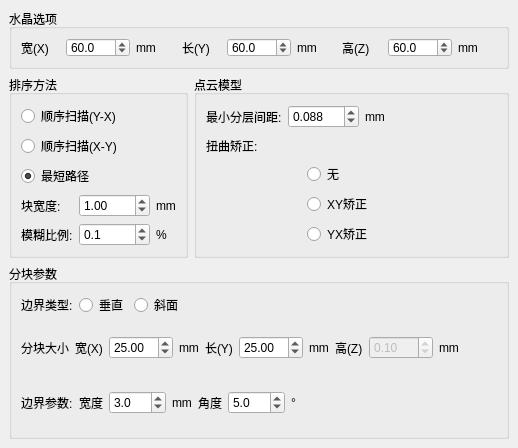
   <widget class="QWidget" name="w_para_sort">
    <property name="geometry">
     <rect>
      <x>0</x>
      <y>0</y>
      <width>518</width>
      <height>448</height>
     </rect>
    </property>
    <layout class="QVBoxLayout" name="verticalLayout_2">
     <property name="spacing">
      <number>6</number>
     </property>
     <property name="leftMargin">
      <number>9</number>
     </property>
     <property name="topMargin">
      <number>9</number>
     </property>
     <property name="rightMargin">
      <number>9</number>
     </property>
     <property name="bottomMargin">
      <number>9</number>
     </property>
     <item>
      <widget class="QGroupBox" name="gb_para_crystal">
       <property name="maximumSize">
        <size>
         <width>16777215</width>
         <height>60</height>
        </size>
       </property>
       <property name="styleSheet">
        <string notr="true"/>
       </property>
       <property name="title">
        <string>水晶选项</string>
       </property>
       <layout class="QHBoxLayout" name="horizontalLayout_26">
        <item>
         <widget class="QLabel" name="lb_para_c_w">
          <property name="text">
           <string>宽(X)</string>
          </property>
         </widget>
        </item>
        <item>
         <widget class="QDoubleSpinBox" name="dsb_crystalSizeX">
          <property name="enabled">
           <bool>true</bool>
          </property>
          <property name="decimals">
           <number>1</number>
          </property>
          <property name="maximum">
           <double>9999.000000000000000</double>
          </property>
          <property name="value">
           <double>60.000000000000000</double>
          </property>
         </widget>
        </item>
        <item>
         <widget class="QLabel" name="lb_para_c_w2">
          <property name="text">
           <string>mm</string>
          </property>
         </widget>
        </item>
        <item>
         <widget class="QLabel" name="lb_para_c_l">
          <property name="text">
           <string>长(Y)</string>
          </property>
         </widget>
        </item>
        <item>
         <widget class="QDoubleSpinBox" name="dsb_crystalSizeY">
          <property name="enabled">
           <bool>true</bool>
          </property>
          <property name="decimals">
           <number>1</number>
          </property>
          <property name="maximum">
           <double>9999.000000000000000</double>
          </property>
          <property name="value">
           <double>60.000000000000000</double>
          </property>
         </widget>
        </item>
        <item>
         <widget class="QLabel" name="lb_para_c_l2">
          <property name="text">
           <string>mm</string>
          </property>
         </widget>
        </item>
        <item>
         <widget class="QLabel" name="lb_para_c_h">
          <property name="text">
           <string>高(Z)</string>
          </property>
         </widget>
        </item>
        <item>
         <widget class="QDoubleSpinBox" name="dsb_crystalSizeZ">
          <property name="enabled">
           <bool>true</bool>
          </property>
          <property name="decimals">
           <number>1</number>
          </property>
          <property name="maximum">
           <double>9999.000000000000000</double>
          </property>
          <property name="value">
           <double>60.000000000000000</double>
          </property>
         </widget>
        </item>
        <item>
         <widget class="QLabel" name="lb_para_c_h2">
          <property name="text">
           <string>mm</string>
          </property>
         </widget>
        </item>
       </layout>
      </widget>
     </item>
     <item>
      <layout class="QHBoxLayout" name="ly_para_s_m">
       <item>
        <widget class="QGroupBox" name="gb_para_s">
         <property name="title">
          <string>排序方法</string>
         </property>
         <layout class="QVBoxLayout" name="verticalLayout_25">
          <item>
           <layout class="QVBoxLayout" name="ly_para_s">
            <item>
             <widget class="QRadioButton" name="rb_squenceY2X">
              <property name="text">
               <string>顺序扫描(Y-X)</string>
              </property>
             </widget>
            </item>
            <item>
             <widget class="QRadioButton" name="rb_squenceX2Y">
              <property name="text">
               <string>顺序扫描(X-Y)</string>
              </property>
             </widget>
            </item>
            <item>
             <widget class="QRadioButton" name="rb_ShortestPath">
              <property name="text">
               <string>最短路径</string>
              </property>
              <property name="checked">
               <bool>true</bool>
              </property>
             </widget>
            </item>
           </layout>
          </item>
          <item>
           <layout class="QGridLayout" name="ly_para_s_2">
            <item row="0" column="0">
             <widget class="QLabel" name="lb_para_w">
              <property name="text">
               <string>块宽度:</string>
              </property>
             </widget>
            </item>
            <item row="0" column="2">
             <widget class="QLabel" name="lb_para_w2">
              <property name="text">
               <string>mm</string>
              </property>
             </widget>
            </item>
            <item row="1" column="0">
             <widget class="QLabel" name="lb_para_r">
              <property name="text">
               <string>模糊比例:</string>
              </property>
             </widget>
            </item>
            <item row="1" column="2">
             <widget class="QLabel" name="lb_para_r2">
              <property name="text">
               <string>%</string>
              </property>
             </widget>
            </item>
            <item row="0" column="1">
             <widget class="QDoubleSpinBox" name="dsb_blockWidth">
              <property name="enabled">
               <bool>true</bool>
              </property>
              <property name="decimals">
               <number>2</number>
              </property>
              <property name="maximum">
               <double>9999.000000000000000</double>
              </property>
              <property name="value">
               <double>1.000000000000000</double>
              </property>
             </widget>
            </item>
            <item row="1" column="1">
             <widget class="QDoubleSpinBox" name="dsb_boundaryDisable">
              <property name="enabled">
               <bool>true</bool>
              </property>
              <property name="decimals">
               <number>1</number>
              </property>
              <property name="maximum">
               <double>100.000000000000000</double>
              </property>
              <property name="value">
               <double>0.100000000000000</double>
              </property>
             </widget>
            </item>
           </layout>
          </item>
         </layout>
        </widget>
       </item>
       <item>
        <widget class="QGroupBox" name="gb_para_m">
         <property name="title">
          <string>点云模型</string>
         </property>
         <layout class="QVBoxLayout" name="verticalLayout_26">
          <item>
           <layout class="QHBoxLayout" name="ly_min_layer">
            <item>
             <widget class="QLabel" name="lb_min_layer">
              <property name="text">
               <string>最小分层间距:</string>
              </property>
             </widget>
            </item>
            <item>
             <widget class="QDoubleSpinBox" name="dsb_minLayerDis">
              <property name="enabled">
               <bool>true</bool>
              </property>
              <property name="decimals">
               <number>3</number>
              </property>
              <property name="maximum">
               <double>999.000000000000000</double>
              </property>
              <property name="singleStep">
               <double>0.100000000000000</double>
              </property>
              <property name="value">
               <double>0.088000000000000</double>
              </property>
             </widget>
            </item>
            <item>
             <widget class="QLabel" name="lb_min_layer2">
              <property name="text">
               <string>mm</string>
              </property>
             </widget>
            </item>
            <item>
             <spacer name="sp_m_1">
              <property name="orientation">
               <enum>Qt::Horizontal</enum>
              </property>
              <property name="sizeHint" stdset="0">
               <size>
                <width>40</width>
                <height>20</height>
               </size>
              </property>
             </spacer>
            </item>
           </layout>
          </item>
          <item>
           <layout class="QGridLayout" name="ly_para_m_correct">
            <item row="4" column="0">
             <spacer name="sp_m_correct1">
              <property name="orientation">
               <enum>Qt::Horizontal</enum>
              </property>
              <property name="sizeHint" stdset="0">
               <size>
                <width>40</width>
                <height>20</height>
               </size>
              </property>
             </spacer>
            </item>
            <item row="4" column="1">
             <widget class="QRadioButton" name="rb_YXCorrect">
              <property name="text">
               <string>YX矫正</string>
              </property>
             </widget>
            </item>
            <item row="3" column="1">
             <widget class="QRadioButton" name="rb_XYCorrect">
              <property name="text">
               <string>XY矫正</string>
              </property>
             </widget>
            </item>
            <item row="2" column="1">
             <widget class="QRadioButton" name="rb_noneCorrect">
              <property name="text">
               <string>无</string>
              </property>
             </widget>
            </item>
            <item row="2" column="0">
             <spacer name="sp_m_correct2">
              <property name="orientation">
               <enum>Qt::Horizontal</enum>
              </property>
              <property name="sizeHint" stdset="0">
               <size>
                <width>40</width>
                <height>20</height>
               </size>
              </property>
             </spacer>
            </item>
            <item row="3" column="0">
             <spacer name="sp_m_correct3">
              <property name="orientation">
               <enum>Qt::Horizontal</enum>
              </property>
              <property name="sizeHint" stdset="0">
               <size>
                <width>40</width>
                <height>20</height>
               </size>
              </property>
             </spacer>
            </item>
            <item row="1" column="0">
             <widget class="QLabel" name="lb_m_correct">
              <property name="text">
               <string>扭曲矫正:</string>
              </property>
             </widget>
            </item>
            <item row="1" column="1">
             <spacer name="sp_m_correct4">
              <property name="orientation">
               <enum>Qt::Horizontal</enum>
              </property>
              <property name="sizeHint" stdset="0">
               <size>
                <width>40</width>
                <height>20</height>
               </size>
              </property>
             </spacer>
            </item>
            <item row="1" column="2">
             <spacer name="sp_m_correct5">
              <property name="orientation">
               <enum>Qt::Horizontal</enum>
              </property>
              <property name="sizeHint" stdset="0">
               <size>
                <width>40</width>
                <height>20</height>
               </size>
              </property>
             </spacer>
            </item>
            <item row="2" column="2">
             <spacer name="sp_m_correct6">
              <property name="orientation">
               <enum>Qt::Horizontal</enum>
              </property>
              <property name="sizeHint" stdset="0">
               <size>
                <width>40</width>
                <height>20</height>
               </size>
              </property>
             </spacer>
            </item>
            <item row="4" column="2">
             <spacer name="sp_m_correct7">
              <property name="orientation">
               <enum>Qt::Horizontal</enum>
              </property>
              <property name="sizeHint" stdset="0">
               <size>
                <width>40</width>
                <height>20</height>
               </size>
              </property>
             </spacer>
            </item>
            <item row="3" column="2">
             <spacer name="sp_m_correct8">
              <property name="orientation">
               <enum>Qt::Horizontal</enum>
              </property>
              <property name="sizeHint" stdset="0">
               <size>
                <width>40</width>
                <height>20</height>
               </size>
              </property>
             </spacer>
            </item>
           </layout>
          </item>
         </layout>
        </widget>
       </item>
      </layout>
     </item>
     <item>
      <widget class="QGroupBox" name="gb_para_split">
       <property name="title">
        <string>分块参数</string>
       </property>
       <layout class="QVBoxLayout" name="verticalLayout_4">
        <item>
         <layout class="QHBoxLayout" name="ly_split_border">
          <item>
           <widget class="QLabel" name="lb_split_border">
            <property name="text">
             <string>边界类型:</string>
            </property>
           </widget>
          </item>
          <item>
           <widget class="QRadioButton" name="rb_verticalBorder">
            <property name="text">
             <string>垂直</string>
            </property>
           </widget>
          </item>
          <item>
           <widget class="QRadioButton" name="rb_inclinedBorder">
            <property name="text">
             <string>斜面</string>
            </property>
           </widget>
          </item>
          <item>
           <spacer name="sp_split_1">
            <property name="orientation">
             <enum>Qt::Horizontal</enum>
            </property>
            <property name="sizeHint" stdset="0">
             <size>
              <width>40</width>
              <height>20</height>
             </size>
            </property>
           </spacer>
          </item>
         </layout>
        </item>
        <item>
         <layout class="QHBoxLayout" name="ly_split_size">
          <item>
           <widget class="QLabel" name="lb_split_size">
            <property name="text">
             <string>分块大小</string>
            </property>
           </widget>
          </item>
          <item>
           <widget class="QLabel" name="lb_split_size_X">
            <property name="text">
             <string>宽(X)</string>
            </property>
           </widget>
          </item>
          <item>
           <widget class="QDoubleSpinBox" name="dsb_blockSizeX">
            <property name="enabled">
             <bool>true</bool>
            </property>
            <property name="decimals">
             <number>2</number>
            </property>
            <property name="maximum">
             <double>999.000000000000000</double>
            </property>
            <property name="value">
             <double>25.000000000000000</double>
            </property>
           </widget>
          </item>
          <item>
           <widget class="QLabel" name="lb_split_size_X2">
            <property name="text">
             <string>mm</string>
            </property>
           </widget>
          </item>
          <item>
           <widget class="QLabel" name="lb_split_size_Y">
            <property name="text">
             <string>长(Y)</string>
            </property>
           </widget>
          </item>
          <item>
           <widget class="QDoubleSpinBox" name="dsb_blockSizeY">
            <property name="enabled">
             <bool>true</bool>
            </property>
            <property name="decimals">
             <number>2</number>
            </property>
            <property name="maximum">
             <double>999.000000000000000</double>
            </property>
            <property name="value">
             <double>25.000000000000000</double>
            </property>
           </widget>
          </item>
          <item>
           <widget class="QLabel" name="lb_split_size_Y2">
            <property name="text">
             <string>mm</string>
            </property>
           </widget>
          </item>
          <item>
           <widget class="QLabel" name="lb_split_size_Z">
            <property name="text">
             <string>高(Z)</string>
            </property>
           </widget>
          </item>
          <item>
           <widget class="QDoubleSpinBox" name="dsb_blockSizeZ">
            <property name="enabled">
             <bool>false</bool>
            </property>
            <property name="decimals">
             <number>2</number>
            </property>
            <property name="maximum">
             <double>999.000000000000000</double>
            </property>
            <property name="value">
             <double>0.100000000000000</double>
            </property>
           </widget>
          </item>
          <item>
           <widget class="QLabel" name="lb_split_size_Z2">
            <property name="text">
             <string>mm</string>
            </property>
           </widget>
          </item>
          <item>
           <spacer name="sp_split_2">
            <property name="orientation">
             <enum>Qt::Horizontal</enum>
            </property>
            <property name="sizeHint" stdset="0">
             <size>
              <width>40</width>
              <height>20</height>
             </size>
            </property>
           </spacer>
          </item>
         </layout>
        </item>
        <item>
         <layout class="QHBoxLayout" name="ly_split_border_para">
          <item>
           <widget class="QLabel" name="lb_split_border_para">
            <property name="text">
             <string>边界参数:</string>
            </property>
           </widget>
          </item>
          <item>
           <widget class="QLabel" name="lb_border_w">
            <property name="text">
             <string>宽度</string>
            </property>
           </widget>
          </item>
          <item>
           <widget class="QDoubleSpinBox" name="dsb_borderWidth">
            <property name="enabled">
             <bool>true</bool>
            </property>
            <property name="decimals">
             <number>1</number>
            </property>
            <property name="maximum">
             <double>999.000000000000000</double>
            </property>
            <property name="value">
             <double>3.000000000000000</double>
            </property>
           </widget>
          </item>
          <item>
           <widget class="QLabel" name="lb_border_w2">
            <property name="text">
             <string>mm</string>
            </property>
           </widget>
          </item>
          <item>
           <widget class="QLabel" name="lb_border_a">
            <property name="text">
             <string>角度</string>
            </property>
           </widget>
          </item>
          <item>
           <widget class="QDoubleSpinBox" name="dsb_borderAngle">
            <property name="enabled">
             <bool>true</bool>
            </property>
            <property name="decimals">
             <number>1</number>
            </property>
            <property name="maximum">
             <double>999.000000000000000</double>
            </property>
            <property name="value">
             <double>5.000000000000000</double>
            </property>
           </widget>
          </item>
          <item>
           <widget class="QLabel" name="lb_border_a2">
            <property name="text">
             <string>°</string>
            </property>
           </widget>
          </item>
          <item>
           <spacer name="sp_split_border1">
            <property name="orientation">
             <enum>Qt::Horizontal</enum>
            </property>
            <property name="sizeHint" stdset="0">
             <size>
              <width>40</width>
              <height>20</height>
             </size>
            </property>
           </spacer>
          </item>
         </layout>
        </item>
       </layout>
      </widget>
     </item>
    </layout>
   </widget>
